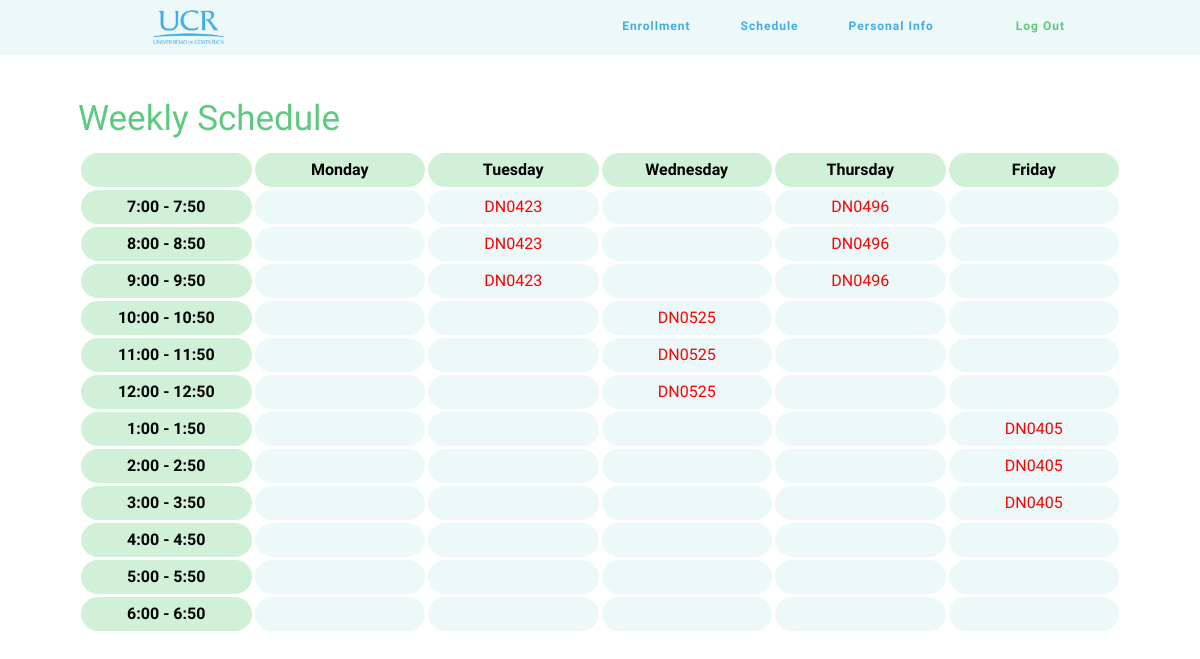
Screenshot of /schedule (signed in) with the database file from the repository.
### tables this page shows
CREATE TABLE 'history' ('course_id' char(6) NOT NULL, 'name' varchar(255) NOT NULL, 'schedule' varchar(255) NOT NULL, 'datetime' timestamp NOT NULL DEFAULT CURRENT_TIMESTAMP, 'user_id' char(6) NOT NULL);

### application.py (the view)
@app.route("/schedule")
@login_required
def schedule():
    courses = db.execute("SELECT course_id FROM history WHERE user_id = :id", id=session["user_id"])
    return render_template("schedule.html", courses=courses)

### application.py (called while the page is built)
@app.after_request
def after_request(response):
    response.headers["Cache-Control"] = "no-cache, no-store, must-revalidate"
    response.headers["Expires"] = 0
    response.headers["Pragma"] = "no-cache"
    return response

### helpers.py (called while the page is built)
def login_required(f):
    @wraps(f)
    def decorated_function(*args, **kwargs):
        if session.get("user_id") is None:
            return redirect("/login")
        return f(*args, **kwargs)
    return decorated_function

### templates/schedule.html (shortened to what this page needs)
{% extends "layout.html" %}
{% block main %}
<h3>Weekly Schedule</h3>
<table id="schedule_table">
  <thead>
    <tr>
      <th></th>
      <th>
        <span class="long">Monday</span>
      </th>
      <th>
        <span class="long">Tuesday</span>
      </th>
      <th>
        <span class="long">Wednesday</span>
      </th>
      <th>
        <span class="long">Thursday</span>
      </th>
      <th>
        <span class="long">Friday</span>
      </th>
    </tr>
  </thead>
  <tbody>
    <tr>
      <td class="hour"><span>7:00 - 7:50</span></td>
      <td>{% for course in courses %} {% if course.course_id == "DN0547" %} {{ course.course_id }} {% endif %} {% endfor %}</td>
      <td>{% for course in courses %} {% if course.course_id == "DN0423" %} {{ course.course_id }} {% endif %} {% endfor %}</td>
      <td></td>
      <td>{% for course in courses %} {% if course.course_id == "DN0496" %} {{ course.course_id }} {% endif %} {% endfor %}</td>
      <td></td>
    </tr>
    <tr>
      <td class="hour"><span>8:00 - 8:50</span></td>
      <td>{% for course in courses %} {% if course.course_id == "DN0547" %} {{ course.course_id }} {% endif %} {% endfor %}</td>
      <td>{% for course in courses %} {% if course.course_id == "DN0423" %} {{ course.course_id }} {% endif %} {% endfor %}</td>
      <td></td>
      <td>{% for course in courses %} {% if course.course_id == "DN0496" %} {{ course.course_id }} {% endif %} {% endfor %}</td>
      <td></td>
    </tr>
    <tr>
      <td class="hour"><span>9:00 - 9:50</span></td>
      <td>{% for course in courses %} {% if course.course_id == "DN0547" %} {{ course.course_id }} {% endif %} {% endfor %}</td>
      <td>{% for course in courses %} {% if course.course_id == "DN0423" %} {{ course.course_id }} {% endif %} {% endfor %}</td>
      <td></td>
      <td>{% for course in courses %} {% if course.course_id == "DN0496" %} {{ course.course_id }} {% endif %} {% endfor %}</td>
      <td></td>
    </tr>
    <tr>
      <td class="hour"><span>10:00 - 10:50</span></td>
      <td></td>
      <td></td>
      <td>{% for course in courses %} {% if course.course_id == "DN0525" %} {{ course.course_id }} {% endif %} {% endfor %}</td>
      <td></td>
      <td></td>
    </tr>
    <tr>
      <td class="hour"><span>11:00 - 11:50</span></td>
      <td></td>
      <td></td>
      <td>{% for course in courses %} {% if course.course_id == "DN0525" %} {{ course.course_id }} {% endif %} {% endfor %}</td>
      <td></td>
      <td></td>
    </tr>    <tr>
      <td class="hour"><span>12:00 - 12:50</span></td>
      <td></td>
      <td></td>
      <td>{% for course in courses %} {% if course.course_id == "DN0525" %} {{ course.course_id }} {% endif %} {% endfor %}</td>
      <td></td>
      <td></td>
    </tr>
    <tr>
      <td class="hour"><span>1:00 - 1:50</span></td>
      <td></td>
      <td></td>
      <td></td>
      <td></td>
      <td>{% for course in courses %} {% if course.course_id == "DN0405" %} {{ course.course_id }} {% endif %} {% endfor %}</td>
    </tr>
    <tr>
      <td class="hour"><span>2:00 - 2:50</span></td>
      <td></td>
      <td></td>
      <td></td>
      <td></td>
      <td>{% for course in courses %} {% if course.course_id == "DN0405" %} {{ course.course_id }} {% endif %} {% endfor %}</td>
    </tr>
    <tr>
      <td class="hour"><span>3:00 - 3:50</span></td>
      <td></td>
      <td></td>
      <td></td>
      <td></td>
      <td>{% for course in courses %} {% if course.course_id == "DN0405" %} {{ course.course_id }} {% endif %} {% endfor %}</td>
    </tr>
    <tr>
      <td class="hour"><span>4:00 - 4:50</span></td>
      <td></td>
      <td></td>
      <td></td>
      <td></td>
      <td></td>
    </tr>
    <tr>
      <td class="hour"><span>5:00 - 5:50</span></td>
      <td></td>
      <td></td>
      <td></td>
      <td></td>
      <td></td>
    </tr>
    <tr>
      <td class="hour"><span>6:00 - 6:50</span></td>
      <td></td>
      <td></td>
      <td></td>
      <td></td>
      <td></td>
    </tr>
  </tbody>
</table>
{% endblock %}

### static/schedule.css (style rules this page uses)
#schedule_table { table-layout: fixed; width: 100%; height: auto; min-width: 560px; overflow: hidden; border-collapse: separate; border-spacing: 3px; }
#schedule_table td { overflow: hidden; padding: 5px 5px; border-radius: 25px; background-color: #EDF8F8; font-family: 'Varela Round', sans-serif; color: red; }
#schedule_table th { border-radius: 25px; background-color: #D0F1D8; padding: 5px 5px; color: black; font-family: 'Varela Round', sans-serif; }
#schedule_table tr { display: table-row; }
.hour { border-radius: 25px; background-color: #D0F1D8 !important; font-weight: bold; color: black !important; }

### rows the page displays
history: course_id "DN0423"
history: course_id "DN0496"
history: course_id "DN0525"
history: course_id "DN0405"
